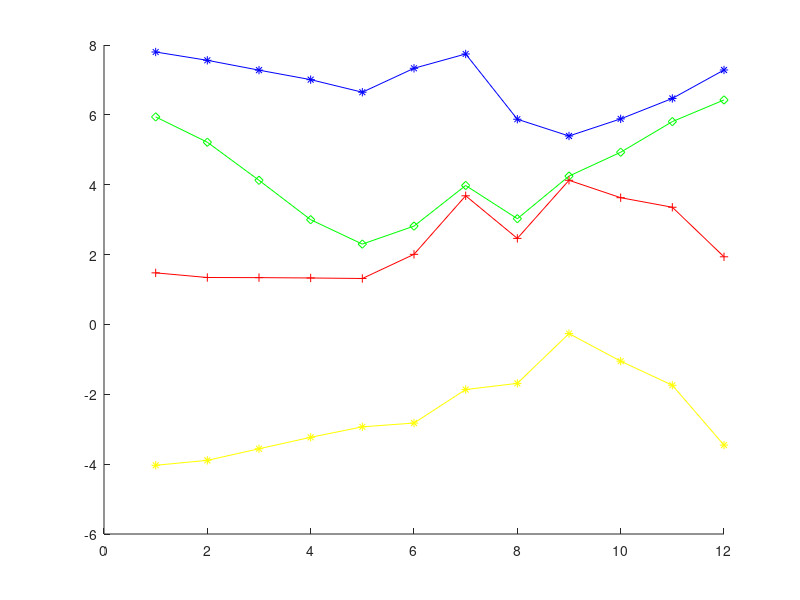
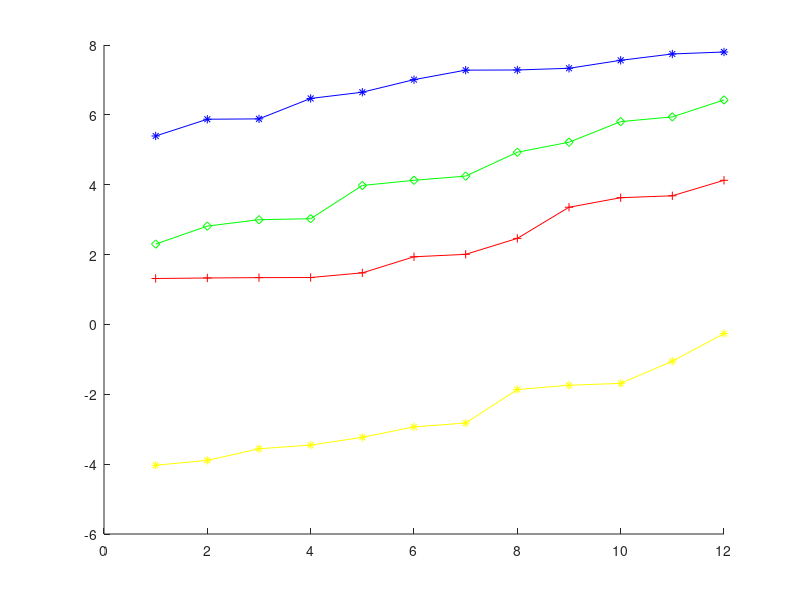

The MATLAB source for these figures, in order:
sixColours=[[7.7998 5.9417 1.4767];
            [7.5617 5.2167 1.3433];
            [7.2800 4.1267 1.3400];
            [7.0083 2.9983 1.3300];
            [6.6483 2.3 1.3150];
            [7.3333 2.8150 2.0067];
            [7.7433 3.9783 3.6833];
            [5.8750 3.0267 2.4633];
            [5.3950 4.2467 4.1267]
            [5.8850 4.9300 3.6283]
            [6.4700 5.8067 3.3550];
            [7.2850 6.4267 1.9367];
            ];

RGBmeans=mean(sixColours);



for x=1:3
    diffMatrix(:,x)=sixColours(:,x)-RGBmeans(x);
end

corelationM=(diffMatrix' * diffMatrix);

[V,D]=eig(corelationM);

eigenVec=V(:,2);

unitV=eigenVec/abs(eigenVec);

for x=1:12

    projectedM(x)=(sixColours(x,:) * eigenVec);
end

hold on;
plot(sixColours(:,1),'b*-');
plot(sixColours(:,2),'gd-');
plot(sixColours(:,3),'r+-');
plot(projectedM,'y*-');
hold off;
figure;

hold on;
plot(sort(sixColours(:,1)),'b*-');
plot(sort(sixColours(:,2)),'gd-');
plot(sort(sixColours(:,3)),'r+-');
plot(sort(projectedM),'y*-');